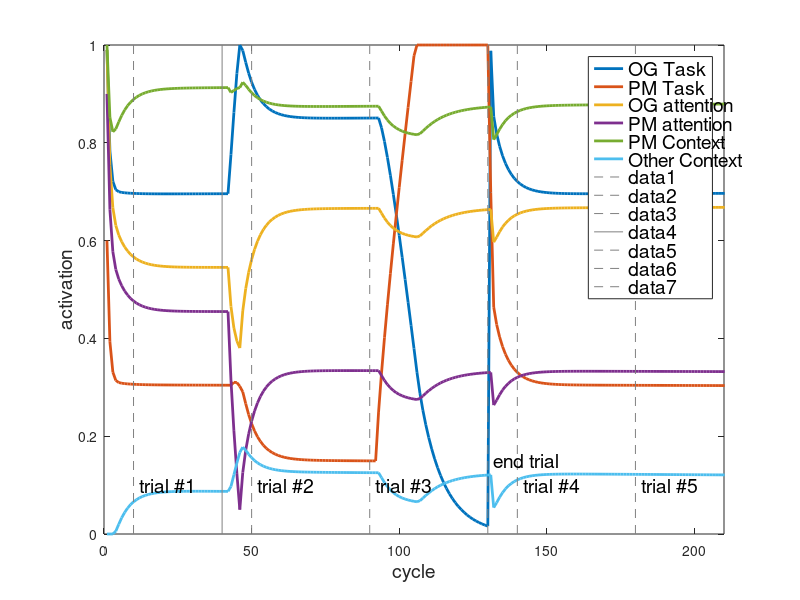

Source code (MATLAB):

x = [-1:0.2:5];
x = 1;
cycs = 250;

%{
I = 0;
li = -2; % lateral inhibition
se = -2; % self-excitation
ve = 0; % vertical excitation
ci = 0; % cross-inhibition
step = 0.2;
%}

I = 4;
li = -2; % lateral inhibition
se = -2 + 0.001; % self-excitation
ve = -1; % vertical excitation
ci = -1; % cross-inhibition
step = 0.1;


%{
W = [
    se li ve ci 0;
    li se ci ve 0;
    ve ci se li 0;
    ci ve li se 0;
    0 0 0 0 0;
    ];
b_high = [I I I I 0];
b_low = b_high / 10;
b = b_high;
init_a = [0.99 0.6 0.99 0.9 0];
%}

W = [
    se li ve ci ci ci 0;
    li se ci ve ci ci 0;
    ve ci se li ve ci 0;
    ci ve li se ci ve 0;
    ci ci ve ci se li 0;
    ci ci ci ve li se 0;
    0  0  0  0  0  0  0;
    ];
b_high = [I I I I I I 0];
b_low = b_high / 10;
b = b_high;
init_a = [0.99 0.6 0.99 0.9 1 0 0];


z = zeros(size(x, 2));

for i = 1:size(x, 2)
    for j = 1:size(x, 2)
        a1 = x(i);
        a2 = x(j);
 
        a = [a1 a2 a1 a2];
        if size(x, 2) == 1
            a = init_a;
        end
        net = [0 0 0 0];
        avg = [0 0 0 0];
        act = zeros(cycs+1, size(W, 1));
                                                %act(1,:) = 1 ./ (1 + exp(-a));
                                                act(1,:) = a;
        for cyc = 1:cycs
            net = a * W + b;

            if cyc > 40 && cyc < 45
                b = [I+0.8 I+0.1 I-0.8 I-1.4 I-0.1 I+0.1 0];
            else
                b = b_high;
            end
            
            if cyc > 90 && cyc < 130
                b(2) = 5;
            else
                if cyc == 130 || cyc == 131
                    a(1:2) = init_a(1:2);
                end
                b(2) = I;
            end
            
            
            %b = b - b * 0.00001;

            
            %{
            if cyc > 50 && cyc < 70
                b = b_low;
            else
                b = b_high;
            end
            %}

            
            %if cyc > 20 && cyc < 40
            %    b(5) = 15;
            %else
            %    b(5) = I;
            %end
            
                                                da = net;
                                                %da = -a + quadsquare(b + a * W);
            a = a + step * da;
            a = min(a, 1);
            a = max(a, 0);
                                                %act(cyc+1,:) = 1 ./ (1 + exp(-a));
                                                act(cyc+1,:) = a;
        end
        z(i, j) = norm(act(end,:) - act(1,:));
        
        if size(x, 2) == 1
            figure;
            
            plot(act(:,1:6), 'LineWidth', 2);
            ylim([0 1]);
            xlim([0 210]);
            legend('OG Task', 'PM Task', 'OG attention', 'PM attention', 'PM Context', 'Other Context', 'Load');
            ylabel('activation');
            xlabel('cycle');
            line([10 10],ylim, 'LineStyle', '--', 'Color',[0.5 0.5 0.5]);
            line([50 50],ylim, 'LineStyle', '--', 'Color',[0.5 0.5 0.5]);
            line([90 90],ylim, 'LineStyle', '--', 'Color',[0.5 0.5 0.5]);
            line([40 40],ylim, 'LineStyle', '-', 'Color',[0.5 0.5 0.5]);
            
            line([130 130],ylim, 'LineStyle', '--', 'Color',[0.5 0.5 0.5]);
            line([140 140],ylim, 'LineStyle', '--', 'Color',[0.5 0.5 0.5]);
            line([180 180],ylim, 'LineStyle', '--', 'Color',[0.5 0.5 0.5]);
            
            text(12, 0.1, 'trial #1');
            text(52, 0.1, 'trial #2');
            
            text(92, 0.1, 'trial #3');
            text(132, 0.15, 'end trial');            
            text(142, 0.1, 'trial #4');
            text(182, 0.1, 'trial #5');
            
            %title('Ongoing Trials, 5 WM units');            
            %title('Task Switch, 5 WM units');
            
            figureHandle = gcf;
            set(findall(figureHandle,'type','text'),'fontSize',14);
        end
    end
end

if size(x, 2) > 1
    figure;
    surf(x, x, z);
end